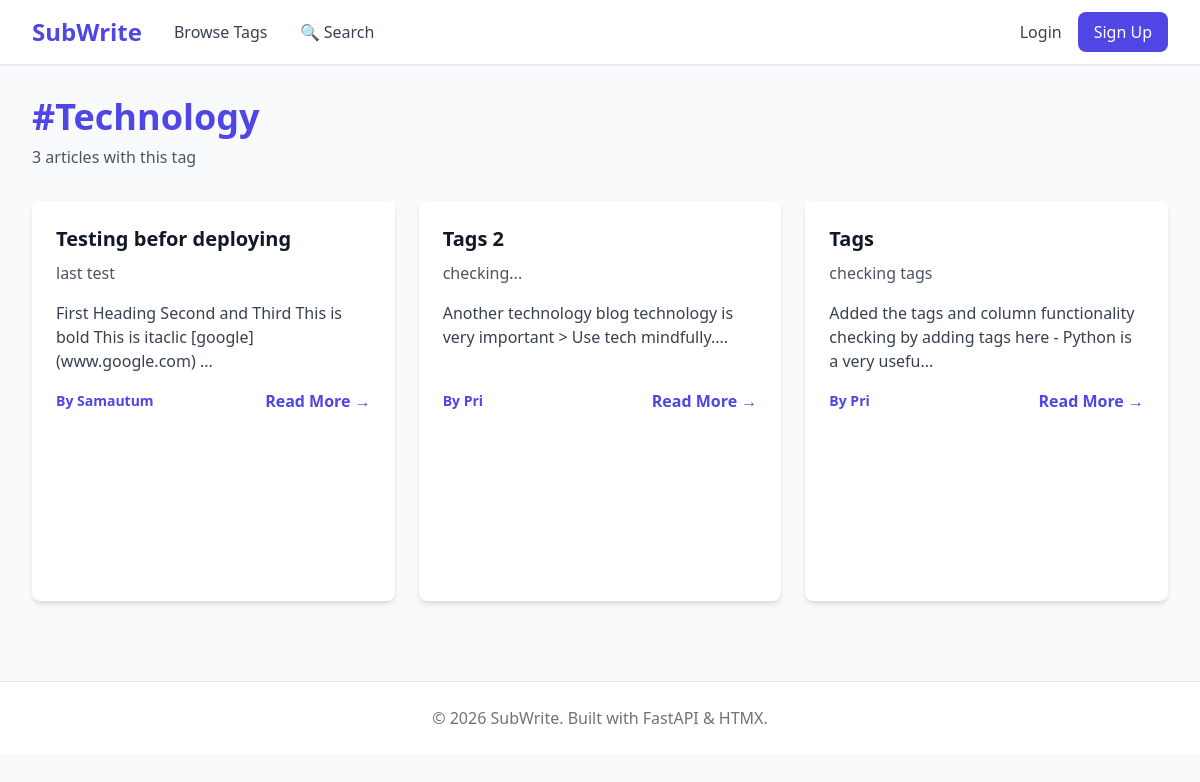
/tag/Technology, run on the app's committed database.
### app/models/article.py (models this page shows, shortened)
class Article(Base):
    __tablename__ = "articles"
    id = Column(Integer, primary_key=True, index=True)
    title = Column(String, nullable=False)
    subtitle = Column(String)
    content = Column(Text, nullable=False)
    tags = Column(String, nullable=True)  # NEW: Store tags as comma-separated string
    author_id = Column(Integer, ForeignKey("users.id"))
    is_published = Column(Boolean, default=False)
    created_at = Column(DateTime, default=datetime.utcnow)
    updated_at = Column(DateTime, default=datetime.utcnow, onupdate=datetime.utcnow)
    author = relationship("User", back_populates="articles")

### app/models/user.py (models this page shows)
class User(Base):
    __tablename__ = "users"
    id = Column(Integer, primary_key=True, index=True)
    email = Column(String, unique=True, index=True, nullable=False)
    username = Column(String, unique=True, index=True, nullable=False)
    hashed_password = Column(String, nullable=False)
    full_name = Column(String)
    bio = Column(Text, nullable=True)
    profile_image = Column(String, nullable=True)
    twitter_url = Column(String, nullable=True)
    github_url = Column(String, nullable=True)
    website_url = Column(String, nullable=True)
    is_active = Column(Boolean, default=True)
    is_writer = Column(Boolean, default=False)
    is_verified = Column(Boolean, default=False)  # NEW: Email verification status
    verification_token = Column(String, nullable=True)  # NEW: Email verification token
    reset_token = Column(String, nullable=True)  # NEW: Password reset token
    reset_token_expires = Column(DateTime, nullable=True)  # NEW: Reset token expiry
    created_at = Column(DateTime, default=datetime.utcnow)
    articles = relationship("Article", back_populates="author")

### app/routes/pages.py (the view)
@router.get("/tag/{tag_name}", response_class=HTMLResponse)
async def tag_page(
        tag_name: str,
        request: Request,
        db: Session = Depends(get_db),
        current_user: User = Depends(get_current_user_optional)
):
    articles = db.query(Article).filter(
        Article.is_published == True,
        Article.tags.like(f'%{tag_name}%')
    ).order_by(Article.created_at.desc()).all()
    filtered_articles = [
        article for article in articles
        if tag_name in article.get_tags_list()
    ]
    return templates.TemplateResponse("tag.html", {
        "request": request,
        "tag_name": tag_name,
        "articles": filtered_articles,
        "current_user": current_user
    })

### app/templates/tag.html (shortened to what this page needs)
{% extends "base.html" %}
{% block content %}
<div class="max-w-6xl mx-auto">
    <div class="mb-8">
        <h1 class="text-4xl font-bold text-gray-900 mb-2">
            <span class="text-indigo-600">#{{ tag_name }}</span>
        </h1>
        <p class="text-gray-600">{{ articles|length }} article{% if articles|length != 1 %}s{% endif %} with this tag</p>
    </div>
    {% if articles %}
        <div class="grid grid-cols-1 md:grid-cols-2 lg:grid-cols-3 gap-6">
            {% for article in articles %}
            <div class="bg-white rounded-lg shadow-md overflow-hidden hover:shadow-lg transition">
                <div class="p-6">
                    <h2 class="text-xl font-bold text-gray-900 mb-2">{{ article.title }}</h2>
                    {% if article.subtitle %}
                    <p class="text-gray-600 mb-4">{{ article.subtitle }}</p>
                    {% endif %}
                    <p class="text-gray-700 mb-4 line-clamp-3">{{ article.content.replace('#', '').replace('*', '').replace('`', '')[:100] }}...</p>
                    <div class="flex items-center justify-between">
                        <a href="/profile/{{ article.author.username }}" class="text-sm text-indigo-600 hover:text-indigo-800 font-semibold">
                            By {{ article.author.username }}
                        </a>
                        <a href="/article/{{ article.id }}" class="text-indigo-600 hover:text-indigo-800 font-semibold">
                            Read More →
                        </a>
                    </div>
                </div>
            </div>
            {% endfor %}
        </div>
    {% endif %}
</div>
{% endblock %}

### app/static/css/style.css (style rules this page uses)
.line-clamp-3 { display: -webkit-box; -webkit-line-clamp: 3; -webkit-box-orient: vertical; overflow: hidden; }
.grid > div { display: flex; flex-direction: column; }
@media (min-width: 768px) { .grid > div { min-height: 400px; } }
.line-clamp-3 { display: -webkit-box; -webkit-line-clamp: 3; -webkit-box-orient: vertical; overflow: hidden; line-height: 1.5; min-height: 4.5em; }
.grid > div { height: 100%; }

### data on the page
Article: title "Testing befor deploying", subtitle "last test", content.replace "First Heading Second and Third This is bold This is itaclic [google](www.google.com)", author.username "Samautum"
Article: title "Tags 2", subtitle "checking...", content.replace "Another technology blog technology is very important > Use tech mindfully.", author.username "Pri"
Article: title "Tags", subtitle "checking tags", content.replace "Added the tags and column functionality checking by adding tags here - Python is a very usefu", author.username "Pri"

### other printed values
{{ tag_name }} "Technology"
{{ articles|length }} "3"
